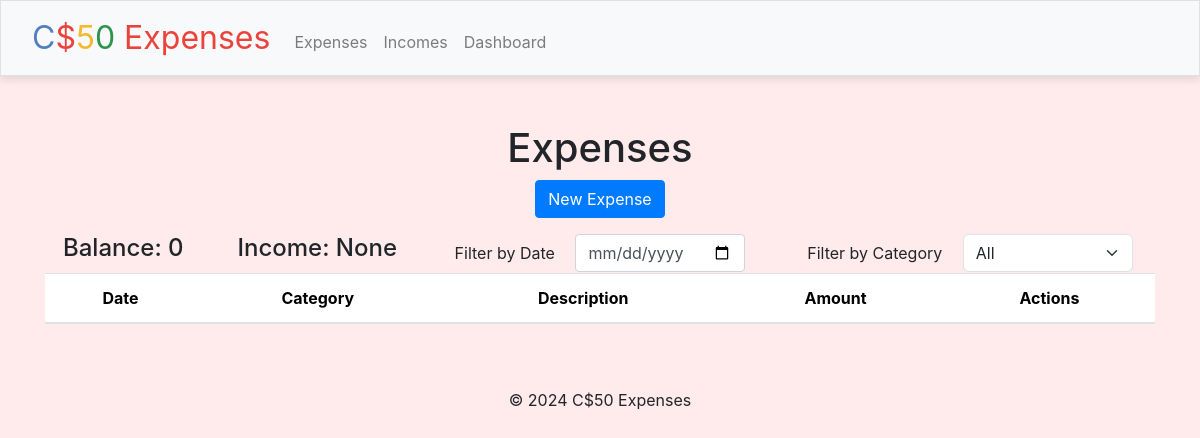
Before: /expenses with the older database file.
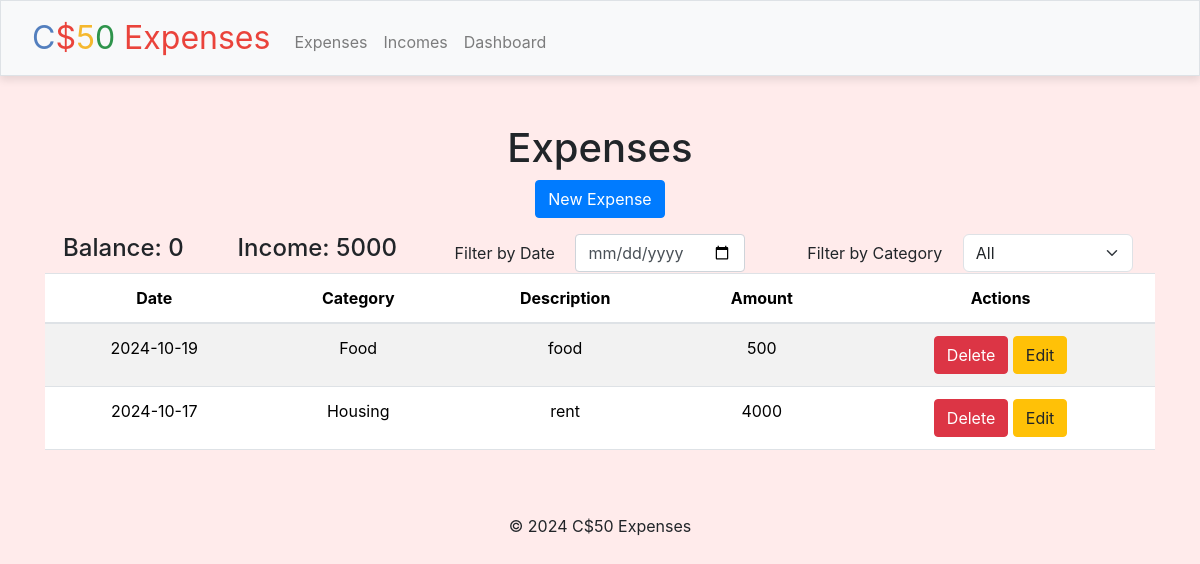
After: the same page with the newer database file.
### tables this page shows
CREATE TABLE expenses (
    id INTEGER PRIMARY KEY AUTOINCREMENT,
    amount NUMERIC NOT NULL,
    category TEXT NOT NULL,
    description TEXT,
    date TIMESTAMP DEFAULT CURRENT_TIMESTAMP
);

### app.py (the view, shortened to what this page needs)
@app.route("/expenses", methods=["GET", "POST", "DELETE"])
def expenses():
    if request.method == "POST":
        amount = request.form.get("amount")
        category = request.form.get("category")
        description = request.form.get("description")
        date = request.form.get("date")
        db.execute("INSERT INTO expenses (amount, category, description, date) VALUES (?, ?, ?, ?)", amount, category, description, date)
        return redirect("/expenses")
    else:
        start_date,end_date=thirty_days_Counter()
        expenses = db.execute("SELECT * FROM expenses WHERE date(date) BETWEEN ? AND ?", start_date, end_date)
        income = db.execute("SELECT sum(amount) FROM incomes WHERE date(date) BETWEEN ? AND ?", start_date, end_date)
        income = income[0]['sum(amount)']
        return render_template("expenses.html",expenses=expenses,income=income)

### app.py (called while the page is built)
@app.after_request
def after_request(response):
    response.headers["Cache-Control"] = "no-cache, no-store, must-revalidate"
    response.headers["Expires"] = 0
    response.headers["Pragma"] = "no-cache"
    return response

def thirty_days_Counter():
    current_year = datetime.now().year
    current_month= datetime.now().month
    start_date = f"{current_year}-{current_month:02d}-01"
    end_date = f"{current_year}-{current_month:02d}-31"
    return start_date, end_date

### templates/expenses.html (shortened to what this page needs)
{%extends "layout.html"%} {%block title%}Expenses{%endblock%} {%block main%}
  <h1>Expenses</h1>
  <button class="btn btn-primary mb-3" onclick="window.location.href='/expenses/new'">New Expense</button>
  <div class="container">
    <div class="row">
      <div class="col-sm">
        <h4 id="balance" style="text-align: left" class="d-inline-block w-50">Balance: 0</h4>
        <h4 id="total" style="text-align: left" class="d-inline-block">Income: {{income}}</h4>
      </div>
      {% include "dateFilter.html" %}
      <div class="col-sm">
        <label for="categoryFilter" class="form-label d-inline-block"> Filter by Category </label>
        <select class="form-select d-inline-block w-50 ml-3" id="categoryFilter" name="categoryFilter">
          <option value="All">All</option>
        </select>
      </div>
    </div>
    </div>
    <table class="table table-striped">
      <thead>
        <tr>
          <th>Date</th>
          <th>Category</th>
          <th>Description</th>
          <th>Amount</th>
          <th>Actions</th>
        </tr>
      </thead>
      <tbody id="expenseTable">
        {% for expense in expenses %}
        <tr>
          <td>{{expense.date}}</td>
          <td>{{expense.category}}</td>
          <td>{{expense.description}}</td>
          <td>{{expense.amount}}</td>
          <td>
            <button class="btn btn-danger" onclick="deleteExpense('{{expense.id}}')">Delete</button>
            <a href="/expenses/edit?id={{expense.id}}" class="btn btn-warning">Edit</a>
          </td>
        </tr>
        {%endfor%}
      </tbody>
    </table>
    {%endblock%}

### templates/layout.html (shortened to what this page needs)
<!DOCTYPE html>
<html lang="en">
  <head>
    <link
      href="https://cdn.jsdelivr.net/npm/bootstrap@5.3.3/dist/css/bootstrap.min.css"
      rel="stylesheet"
    />
    <link href="https://stackpath.bootstrapcdn.com/bootstrap/4.5.2/css/bootstrap.min.css" rel="stylesheet" />
    <link href="/static/styles.css" rel="stylesheet" />
  </head>
  <body style="background-color: rgba(255, 235, 235, 1)">
    <nav
      class="bg-light border navbar navbar-expand-md navbar-light"
      style="box-shadow: 0 4px 8px rgba(0, 0, 0, 0.1)"
    >
      <div class="container-fluid">
        <a class="navbar-brand" href="/"
          ><span class="blue">C</span><span class="red">$</span><span class="yellow">5</span
          ><span class="green">0</span> <span class="red">Expenses</span></a
        >
        <div class="collapse navbar-collapse" id="navbar">
          <ul class="navbar-nav mt-2">
            <li class="nav-item"><a class="nav-link" href="/expenses">Expenses</a></li>
            <li class="nav-item"><a class="nav-link" href="/incomes">Incomes</a></li>
            <li class="nav-item"><a class="nav-link" href="/dashboard">Dashboard</a></li>
          </ul>
        </div>
      </div>
    </nav>
    <main class="container py-5 text-center">{% block main %}{% endblock %}</main>
    <footer class="mb-5">
      <div class="container text-center">
        <p>&copy; 2024 C$50 Expenses</p>
      </div>
    </footer>
  </body>
</html>

### templates/dateFilter.html
<div class="col-sm">
  <label for="dateFilter" class="form-label d-inline"> Filter by Date </label>
  <input type="date" class="form-control d-inline w-50 ml-3" id="dateFilter" name="dateFilter" />
</div>

### static/styles.css (style rules this page uses)
nav .navbar-brand { font-size: xx-large; }
nav .navbar-brand .blue { color: #537fbe; }
nav .navbar-brand .red { color: #ea433b; }
nav .navbar-brand .yellow { color: #f5b82e; }
nav .navbar-brand .green { color: #2e944b; }

Changed rows visible on the page:
added expenses: date "2024-10-19", category "Food", description "food", amount "500"
added expenses: date "2024-10-17", category "Housing", description "rent", amount "4000"
Other visible differences:
{{ income }}: "None" → "5000"
